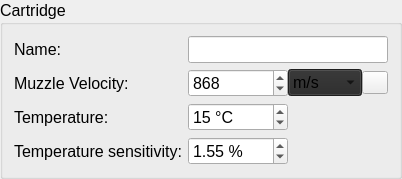
           <widget class="QGroupBox" name="cartridgeGroupBox">
            <property name="sizePolicy">
             <sizepolicy hsizetype="Preferred" vsizetype="Fixed">
              <horstretch>0</horstretch>
              <verstretch>0</verstretch>
             </sizepolicy>
            </property>
            <property name="minimumSize">
             <size>
              <width>0</width>
              <height>155</height>
             </size>
            </property>
            <property name="font">
             <font>
              <pointsize>12</pointsize>
             </font>
            </property>
            <property name="styleSheet">
             <string notr="true"/>
            </property>
            <property name="title">
             <string>Cartridge</string>
            </property>
            <property name="flat">
             <bool>false</bool>
            </property>
            <property name="checkable">
             <bool>false</bool>
            </property>
            <layout class="QFormLayout" name="formLayout">
             <item row="0" column="0">
              <widget class="QLabel" name="label_9">
               <property name="sizePolicy">
                <sizepolicy hsizetype="Preferred" vsizetype="Preferred">
                 <horstretch>0</horstretch>
                 <verstretch>0</verstretch>
                </sizepolicy>
               </property>
               <property name="minimumSize">
                <size>
                 <width>0</width>
                 <height>0</height>
                </size>
               </property>
               <property name="maximumSize">
                <size>
                 <width>16777215</width>
                 <height>16777215</height>
                </size>
               </property>
               <property name="font">
                <font>
                 <pointsize>12</pointsize>
                </font>
               </property>
               <property name="text">
                <string>Name:</string>
               </property>
              </widget>
             </item>
             <item row="0" column="1">
              <widget class="QLineEdit" name="cartridgeName">
               <property name="sizePolicy">
                <sizepolicy hsizetype="Expanding" vsizetype="Fixed">
                 <horstretch>0</horstretch>
                 <verstretch>0</verstretch>
                </sizepolicy>
               </property>
               <property name="minimumSize">
                <size>
                 <width>200</width>
                 <height>0</height>
                </size>
               </property>
               <property name="maximumSize">
                <size>
                 <width>150</width>
                 <height>16777215</height>
                </size>
               </property>
               <property name="sizeIncrement">
                <size>
                 <width>0</width>
                 <height>0</height>
                </size>
               </property>
               <property name="baseSize">
                <size>
                 <width>0</width>
                 <height>0</height>
                </size>
               </property>
               <property name="font">
                <font>
                 <pointsize>12</pointsize>
                </font>
               </property>
               <property name="styleSheet">
                <string notr="true"/>
               </property>
               <property name="text">
                <string/>
               </property>
               <property name="maxLength">
                <number>20</number>
               </property>
               <property name="frame">
                <bool>true</bool>
               </property>
               <property name="alignment">
                <set>Qt::AlignLeading|Qt::AlignLeft|Qt::AlignVCenter</set>
               </property>
              </widget>
             </item>
             <item row="1" column="0">
              <widget class="QLabel" name="label_7">
               <property name="sizePolicy">
                <sizepolicy hsizetype="Fixed" vsizetype="Preferred">
                 <horstretch>0</horstretch>
                 <verstretch>0</verstretch>
                </sizepolicy>
               </property>
               <property name="minimumSize">
                <size>
                 <width>0</width>
                 <height>0</height>
                </size>
               </property>
               <property name="maximumSize">
                <size>
                 <width>16777215</width>
                 <height>16777215</height>
                </size>
               </property>
               <property name="font">
                <font>
                 <pointsize>12</pointsize>
                </font>
               </property>
               <property name="text">
                <string>Muzzle Velocity:</string>
               </property>
              </widget>
             </item>
             <item row="1" column="1">
              <widget class="QWidget" name="horizontalWidget_5" native="true">
               <property name="maximumSize">
                <size>
                 <width>200</width>
                 <height>16777215</height>
                </size>
               </property>
               <layout class="QHBoxLayout" name="horizontalLayout">
                <property name="spacing">
                 <number>0</number>
                </property>
                <property name="leftMargin">
                 <number>0</number>
                </property>
                <property name="topMargin">
                 <number>0</number>
                </property>
                <property name="rightMargin">
                 <number>0</number>
                </property>
                <property name="bottomMargin">
                 <number>0</number>
                </property>
                <item>
                 <widget class="QSpinBox" name="mvSpinBox">
                  <property name="minimumSize">
                   <size>
                    <width>100</width>
                    <height>0</height>
                   </size>
                  </property>
                  <property name="maximumSize">
                   <size>
                    <width>100</width>
                    <height>16777215</height>
                   </size>
                  </property>
                  <property name="font">
                   <font>
                    <pointsize>12</pointsize>
                   </font>
                  </property>
                  <property name="styleSheet">
                   <string notr="true"/>
                  </property>
                  <property name="maximum">
                   <number>10000</number>
                  </property>
                  <property name="value">
                   <number>868</number>
                  </property>
                 </widget>
                </item>
                <item>
                 <widget class="QComboBox" name="mvComboBox">
                  <property name="sizePolicy">
                   <sizepolicy hsizetype="Fixed" vsizetype="Fixed">
                    <horstretch>0</horstretch>
                    <verstretch>0</verstretch>
                   </sizepolicy>
                  </property>
                  <property name="minimumSize">
                   <size>
                    <width>74</width>
                    <height>0</height>
                   </size>
                  </property>
                  <property name="maximumSize">
                   <size>
                    <width>80</width>
                    <height>16777215</height>
                   </size>
                  </property>
                  <property name="font">
                   <font>
                    <pointsize>12</pointsize>
                   </font>
                  </property>
                  <property name="styleSheet">
                   <string>background-color: rgb(40, 40, 40);</string>
                  </property>
                  <item>
                   <property name="text">
                    <string>m/s</string>
                   </property>
                  </item>
                  <item>
                   <property name="text">
                    <string>fps</string>
                   </property>
                  </item>
                 </widget>
                </item>
                <item>
                 <widget class="QToolButton" name="mvToolButton">
                  <property name="sizePolicy">
                   <sizepolicy hsizetype="Expanding" vsizetype="Fixed">
                    <horstretch>0</horstretch>
                    <verstretch>0</verstretch>
                   </sizepolicy>
                  </property>
                  <property name="font">
                   <font>
                    <pointsize>8</pointsize>
                    <weight>75</weight>
                    <italic>false</italic>
                    <bold>true</bold>
                    <underline>false</underline>
                   </font>
                  </property>
                  <property name="text">
                   <string/>
                  </property>
                  <property name="icon">
                   <iconset>
                    <normaloff>.rsrc/res/drawable/secondarybtn21a.png</normaloff>.rsrc/res/drawable/secondarybtn21a.png</iconset>
                  </property>
                  <property name="iconSize">
                   <size>
                    <width>16</width>
                    <height>16</height>
                   </size>
                  </property>
                 </widget>
                </item>
               </layout>
              </widget>
             </item>
             <item row="2" column="0">
              <widget class="QLabel" name="label_6">
               <property name="sizePolicy">
                <sizepolicy hsizetype="Fixed" vsizetype="Preferred">
                 <horstretch>0</horstretch>
                 <verstretch>0</verstretch>
                </sizepolicy>
               </property>
               <property name="minimumSize">
                <size>
                 <width>0</width>
                 <height>0</height>
                </size>
               </property>
               <property name="maximumSize">
                <size>
                 <width>16777215</width>
                 <height>16777215</height>
                </size>
               </property>
               <property name="font">
                <font>
                 <pointsize>12</pointsize>
                </font>
               </property>
               <property name="text">
                <string>Temperature:</string>
               </property>
              </widget>
             </item>
             <item row="2" column="1">
              <widget class="QSpinBox" name="temperatureSpinBox">
               <property name="maximumSize">
                <size>
                 <width>100</width>
                 <height>16777215</height>
                </size>
               </property>
               <property name="font">
                <font>
                 <pointsize>12</pointsize>
                </font>
               </property>
               <property name="styleSheet">
                <string notr="true"/>
               </property>
               <property name="suffix">
                <string> °C</string>
               </property>
               <property name="value">
                <number>15</number>
               </property>
              </widget>
             </item>
             <item row="4" column="0">
              <widget class="QLabel" name="label_15">
               <property name="font">
                <font>
                 <pointsize>12</pointsize>
                </font>
               </property>
               <property name="text">
                <string>Temperature sensitivity:</string>
               </property>
              </widget>
             </item>
             <item row="4" column="1">
              <widget class="QDoubleSpinBox" name="tsDoubleSpinBox">
               <property name="minimumSize">
                <size>
                 <width>100</width>
                 <height>0</height>
                </size>
               </property>
               <property name="maximumSize">
                <size>
                 <width>100</width>
                 <height>16777215</height>
                </size>
               </property>
               <property name="font">
                <font>
                 <pointsize>12</pointsize>
                </font>
               </property>
               <property name="suffix">
                <string> %</string>
               </property>
               <property name="decimals">
                <number>2</number>
               </property>
               <property name="maximum">
                <double>100.000000000000000</double>
               </property>
               <property name="singleStep">
                <double>0.010000000000000</double>
               </property>
               <property name="value">
                <double>1.550000000000000</double>
               </property>
              </widget>
             </item>
            </layout>
           </widget>
